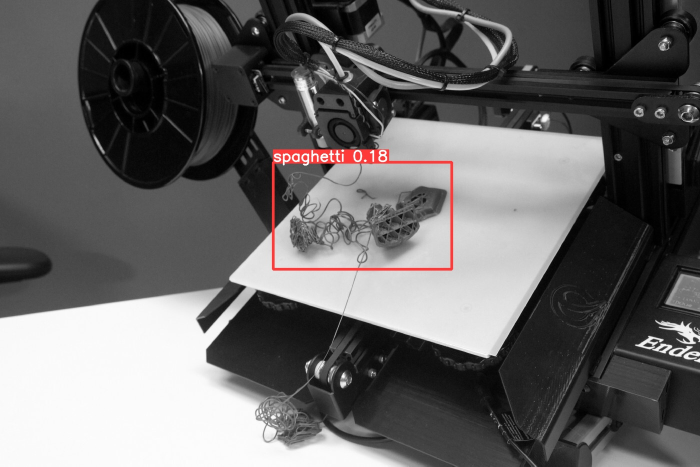
#> input picture data/images_sync/0_stTVy0spMKvdaFqy.jpg, 1400 x 933 px (shown at 1/2 size); its folder holds only this picture in this run
$ python -i dataset_gen.py   (imports and definitions only)
#> lines starting #> are read from the running program, lines starting #| are printed output that depends on the picture; after the words box and inside, x2 and y2 are one past the last pixel; in counts of white or black regions, pixels touching at a corner belong together
#> further down, picture is the input picture: shape (933, 1400, 3); mean B, G, R 100.7, 100.8, 102.2
import random
import imgaug as ia
import cv2 as cv
import numpy as np
import os
from imgaug import augmenters as iaa

# [43 lines left out: functions apply_image_transf, apply_infill_transf, apply_spag_transf, not called in this run]

# spaghetti
def remove_bckg(img_orig):
    img = img_orig
    kernel_size = 3
    kernel = (kernel_size, kernel_size)
    #img = cv.GaussianBlur(img_orig,kernel,cv.BORDER_DEFAULT)

    hsv = cv.cvtColor(img, cv.COLOR_BGR2HSV)
#> hsv: shape (933, 1400, 3); mean H, S, V 1, 1.7, 102.2
    img = cv.cvtColor(img, cv.COLOR_BGR2HSV)
    h, s, v = [img[:,:,0],img[:,:,1], img[:,:,2]]
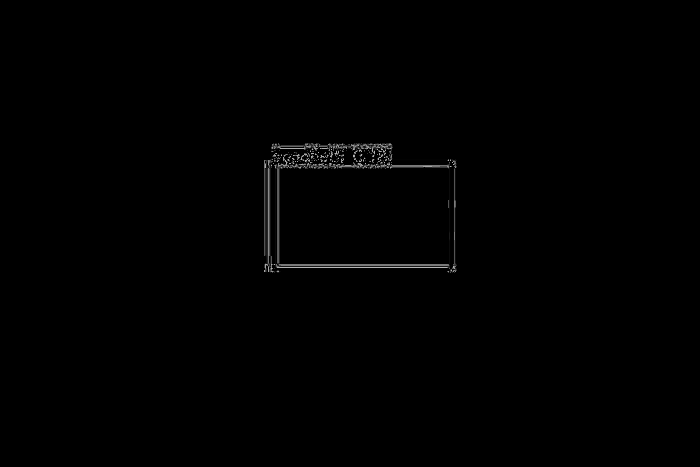
#> h: shape (933, 1400) (shown at 1/2 size); min 0, max 179, mean 1
#     cv.imshow("wind", s)
#     cv.waitKey(15000)
    # reshape the image to a 2D array of pixels and 3 color values (RGB)
    hs = img[:,:,1:2]
    pixel_values = hs.reshape((-1, 1))
    # convert to float
    pixel_values = np.float32(pixel_values)
    criteria = (cv.TERM_CRITERIA_EPS + cv.TERM_CRITERIA_MAX_ITER, 100, 0.2)
    # number of clusters (K)
    k = 2
    _, labels, (centers) = cv.kmeans(pixel_values, k, None, criteria, 10, cv.KMEANS_RANDOM_CENTERS)
#> centers = [0.223, 176.5]
    # convert back to 8 bit values
    centers = np.uint8(centers)
#> centers = [0, 176]
    bcg_center_arg = np.argmax(centers,axis=0)[0]
#> bcg_center_arg = 1
    # flatten the labels array
    labels = labels.flatten()
    labels = labels.reshape(img.shape[0:2])
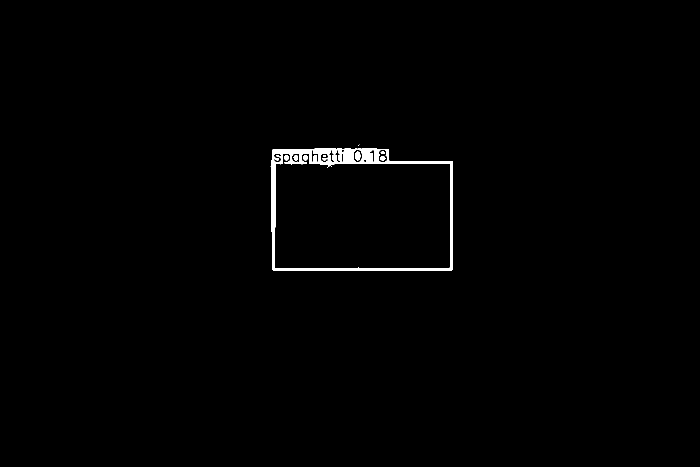
#> labels: shape (933, 1400) int32 (shown at 1/2 size); values 0 (black) and 1 (white), 0.84% white; 11 white regions (4 under 20 px), largest, box (x1, y1, x2, y2) and area: (541, 297, 906, 542) 10439, (710, 303, 721, 321) 156, (569, 310, 578, 321) 79
    img_orig = cv.cvtColor(img_orig, cv.COLOR_RGB2RGBA)
    img_orig[labels!=bcg_center_arg,3] = 0
    white_pxls = hsv[:,:,2] > 230
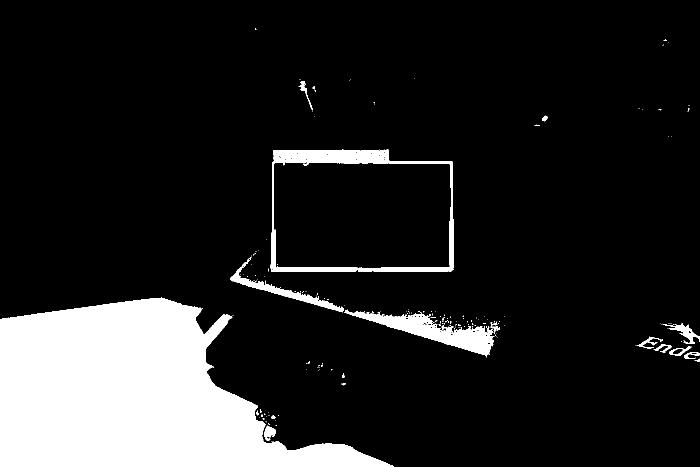
#> white_pxls: shape (933, 1400) bool (shown at 1/2 size); 14% white; 200 white regions (177 under 20 px), largest, box (x1, y1, x2, y2) and area: (0, 595, 787, 933) 157324, (541, 299, 907, 544) 9521, (689, 619, 987, 711) 8507
    #img_orig[white_pxls,3] = 0 # [0,0,0]
    # First create the image with alpha channel

    # Then assign the mask to the last channel of the image
    hsv[labels!=bcg_center_arg,:] = [0,0,0]
#> hsv: shape (933, 1400, 3); mean H, S, V 0.1, 1.5, 1.9
    return img_orig


# [96 lines left out: functions adjust_gamma, overlay_img, resize_imgs, resize_frg, resize_bckg, crop_frg, not called in this run]

# mask processing
def is_inp(img_name):
    return img_name.endswith(("jpg", "jpeg", "png"))

# [58 lines left out: functions get_img_paths, process_mask, get_box_from_mask, cv_box_to_yolo, save_label, not called in this run]

>>> import cv2
>>> picture = cv2.imread('data/images_sync/0_stTVy0spMKvdaFqy.jpg')
>>> result = remove_bckg(picture)

$ run again, on data/images_sync/5795690693_e56323af56_o.jpg
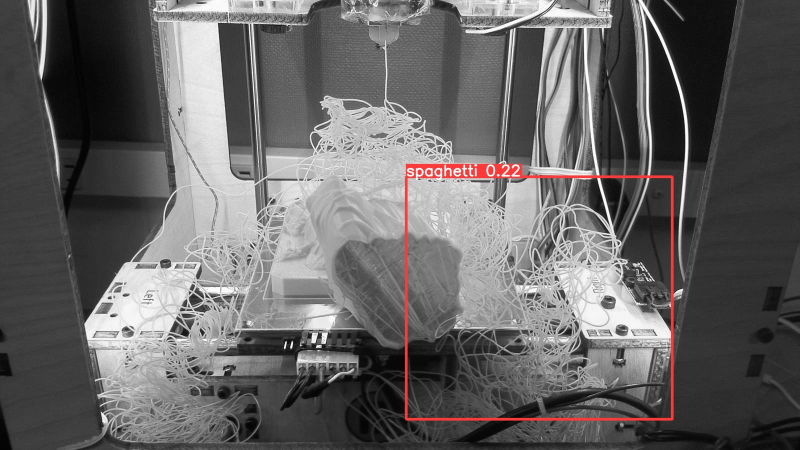
#> input picture data/images_sync/5795690693_e56323af56_o.jpg, 1600 x 899 px (shown at 1/2 size)
#> picture is the input picture: shape (899, 1600, 3); mean B, G, R 100.1, 100.1, 102.1
#> in remove_bckg, `_, labels, (centers) = cv.kmeans(pixel_values, k, None, criteria, 10, ..`: centers = [0.327, 175]
#> in remove_bckg, `centers = np.uint8(centers)`: centers = [0, 174]
#> bcg_center_arg = 1
#> in remove_bckg, `labels = labels.reshape(img.shape[0:2])`:
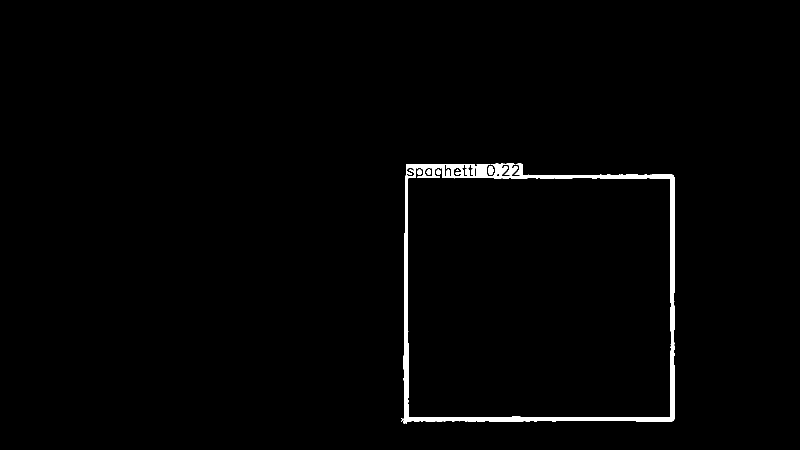
#> labels: shape (899, 1600) int32 (shown at 1/2 size); values 0 (black) and 1 (white), 1.3% white; 6 white regions (1 under 20 px), largest, box (x1, y1, x2, y2) and area: (802, 327, 1349, 848) 18037, (976, 332, 987, 350) 155, (835, 339, 844, 350) 79, (853, 339, 862, 350) 79, (872, 339, 881, 350) 78
#> in remove_bckg, `white_pxls = hsv[:,:,2] > 230`:
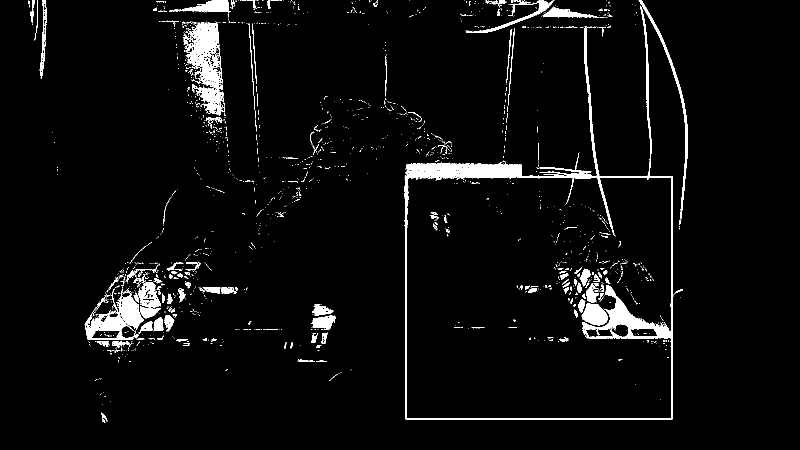
#> white_pxls: shape (899, 1600) bool (shown at 1/2 size); 4.1% white; 1743 white regions (1583 under 20 px), largest, box (x1, y1, x2, y2) and area: (810, 327, 1346, 840) 10827, (371, 45, 450, 231) 6971, (1164, 570, 1342, 678) 4955
